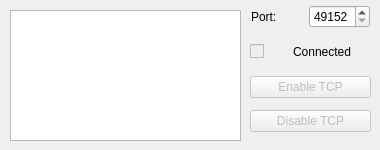
      <widget class="QWidget" name="tabLXTCP">
       <attribute name="title">
        <string>LX 200 TCP/IP</string>
       </attribute>
       <widget class="QListWidget" name="listWidgetIPAddresses">
        <property name="geometry">
         <rect>
          <x>10</x>
          <y>10</y>
          <width>231</width>
          <height>131</height>
         </rect>
        </property>
       </widget>
       <widget class="QWidget" name="layoutWidget">
        <property name="geometry">
         <rect>
          <x>251</x>
          <y>0</y>
          <width>119</width>
          <height>33</height>
         </rect>
        </property>
        <layout class="QHBoxLayout" name="horizontalLayout_15">
         <item>
          <widget class="QLabel" name="lPort">
           <property name="text">
            <string>Port:</string>
           </property>
          </widget>
         </item>
         <item>
          <widget class="QSpinBox" name="sbLX200Port">
           <property name="minimum">
            <number>49152</number>
           </property>
           <property name="maximum">
            <number>65535</number>
           </property>
          </widget>
         </item>
        </layout>
       </widget>
       <widget class="QWidget" name="layoutWidget">
        <property name="geometry">
         <rect>
          <x>250</x>
          <y>40</y>
          <width>102</width>
          <height>23</height>
         </rect>
        </property>
        <layout class="QHBoxLayout" name="horizontalLayout_24">
         <item>
          <widget class="QCheckBox" name="cbTCPConnected">
           <property name="enabled">
            <bool>false</bool>
           </property>
           <property name="text">
            <string/>
           </property>
          </widget>
         </item>
         <item>
          <widget class="QLabel" name="lTCPCOnnected">
           <property name="text">
            <string>Connected</string>
           </property>
          </widget>
         </item>
        </layout>
       </widget>
       <widget class="QWidget" name="layoutWidget">
        <property name="geometry">
         <rect>
          <x>250</x>
          <y>70</y>
          <width>121</width>
          <height>70</height>
         </rect>
        </property>
        <layout class="QVBoxLayout" name="verticalLayout_7">
         <item>
          <widget class="QPushButton" name="pbEnableTCP">
           <property name="enabled">
            <bool>false</bool>
           </property>
           <property name="text">
            <string>Enable TCP</string>
           </property>
          </widget>
         </item>
         <item>
          <widget class="QPushButton" name="pbDisableTCP">
           <property name="enabled">
            <bool>false</bool>
           </property>
           <property name="text">
            <string>Disable TCP</string>
           </property>
          </widget>
         </item>
        </layout>
       </widget>
      </widget>
